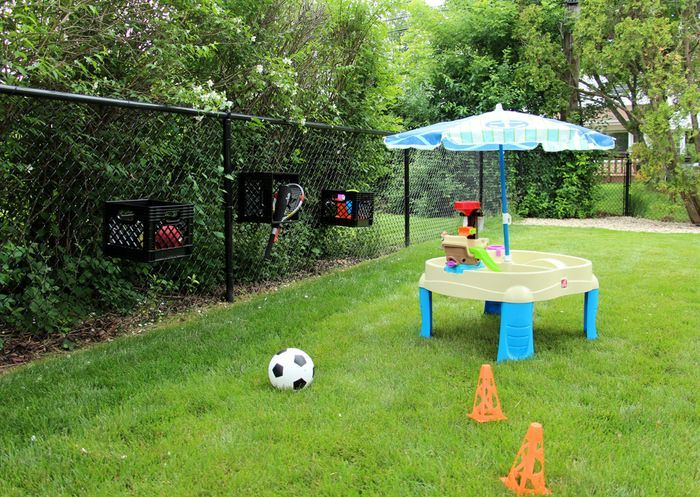
#> input picture Images/Outdoor-Toy-Storage.jpg, 700 x 497 px, found by its file name
$ python threshold.py
#> lines starting #> are read from the running program, lines starting #| are printed output that depends on the picture; after the words box and inside, x2 and y2 are one past the last pixel; in counts of white or black regions, pixels touching at a corner belong together
import cv2 as cv
import matplotlib.pyplot as plt

# [6 lines left out: function rescale, not called in this run]

def image() -> None:
    img = cv.imread("Images\Outdoor-Toy-Storage.jpg")
#> img is the input picture: shape (497, 700, 3); mean B, G, R 66.6, 128.4, 103.3
    hsv_img = cv.cvtColor(img, cv.COLOR_BGR2HSV)                        # Convert image to HSV image
#> hsv_img: shape (497, 700, 3); mean H, S, V 45.8, 135, 130.6
    rgb_img = cv.cvtColor(img, cv.COLOR_BGR2RGB)

    # Bounds for the colour orange in HSV format
    orange_min = (10, 100, 200)
    orange_max = (20, 255, 255)

    orange_thresh = cv.inRange(hsv_img, orange_min, orange_max)         # Create Threshold
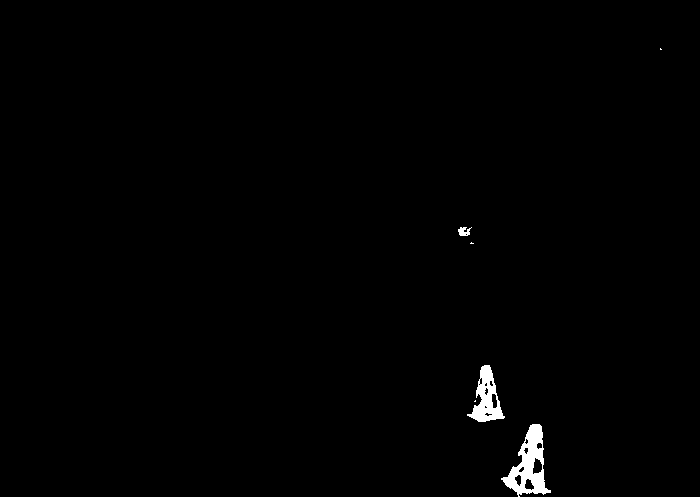
#> orange_thresh: shape (497, 700); 0.76% white; 6 white regions (3 under 20 px), largest, box (x1, y1, x2, y2) and area: (501, 424, 551, 497) 1549, (467, 365, 505, 422) 991, (458, 227, 472, 236) 83

    plt.subplot(121)
    plt.imshow(rgb_img), plt.title("Original")
    plt.xticks([]), plt.yticks([])

    plt.subplot(122)
    plt.imshow(orange_thresh, cmap="gray"), plt.title("Orange Threshold")
    plt.xticks([]), plt.yticks([])

    plt.suptitle("Colour Thresholding")
    plt.tight_layout()
    plt.show()
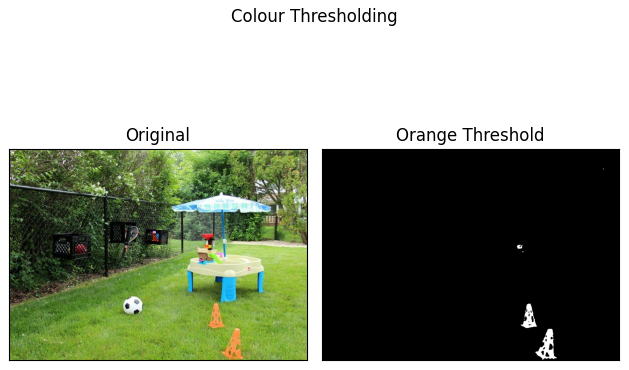
#> figure drawn by matplotlib, 2 panels

    return None

# [48 lines left out: functions basic_thresh, duck, video, not called in this run]

if __name__ == "__main__":
    image()
